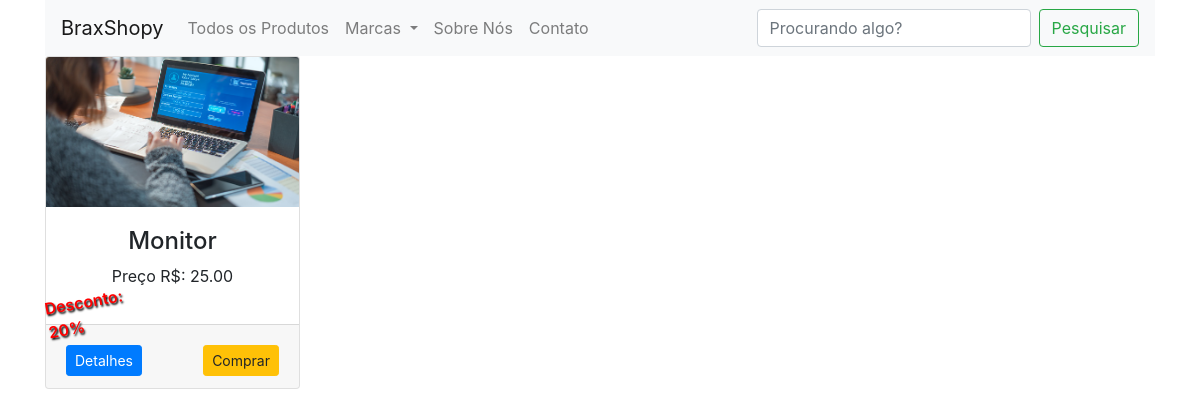
Page /marca/1 on the committed database.
### shop/products/models.py (models this page shows, shortened)
class Produtos(db.Model):
    id = db.Column(db.Integer, primary_key=True)
    name = db.Column(db.String(80), nullable=False)
    price = db.Column(db.Numeric(10,2), nullable=False)
    discount = db.Column(db.Integer, default=0)
    stock = db.Column(db.Integer, nullable=False)
    colors = db.Column(db.Text, nullable=False)
    description = db.Column(db.Text, nullable=False)
    pub_date = db.Column(db.DateTime, nullable=False, default=datetime.utcnow)
    marca_id = db.Column(db.Integer, db.ForeignKey('marcas.id', ondelete='CASCADE'), nullable=False)
    marca = db.relationship('Marcas', backref=db.backref('marcas', lazy=True))
    categoria_id = db.Column(db.Integer, db.ForeignKey('categorias.id', ondelete='CASCADE'), nullable=False)
    categoria = db.relationship('Categorias', backref=db.backref('categorias', lazy=True))
    img1 = db.Column(db.String(150), nullable=False, default="image.jpeg")
    img2 = db.Column(db.String(150), nullable=False, default="image.jpeg")
    img3 = db.Column(db.String(150), nullable=False, default="image.jpeg")

### shop/products/routes.py (the view)
@app.route('/marca/<int:id>')
def get_marca(id):
    marca = Produtos.query.filter_by(marca_id=id)
    return render_template('/products/index.html', marca=marca, title="Add title dps")

### shop/templates/products/index.html (shortened to what this page needs)
{% extends "layout.html" %}
{% block content %}
<div class="container">
  <div class="row">
    {% if marca %}
    {% for m in marca %}
    <div class="col-md-3">
      <div class="card">
        <img src="{{url_for('static', filename='images/' + m.img1)}}" class="card-img-top" height="150" alt="">
        <div class="card-body">
          {% if m.discount > 0 %}
          <p
            style="text-shadow: 1px 2px 2px #000; color: #f00; transform: rotate(-10deg); position: absolute; top: 70%; right: 65%; font-weight: 600;">
            Desconto: {{m.discount}}%</p>
          {% endif %}
          <h4 class="text-center">{{m.name}}</h4>
          <p class="text-center">Preço R$: {{m.price}}</p>
        </div>
        <div class="card-footer">
          <a href="#" class="float-left btn btn-sm btn-primary mt-2">Detalhes</a>
          <a href="#" class="float-right btn btn-sm btn-warning mt-2">Comprar</a>
        </div>
      </div>
    </div>
    {% endfor %}
    {% endif %}
  </div>
</div>
{% endblock content %}

### shop/static/css/dark-mode.css (style rules this page uses)
body { color: #ffffff; background-color: #222; }
a { color: #ff0; }
.btn { color: #fff; background-color: #444; }

### rows in the picture
Produtos: img1 (picture), discount "20", name "Monitor", price "25.00"
